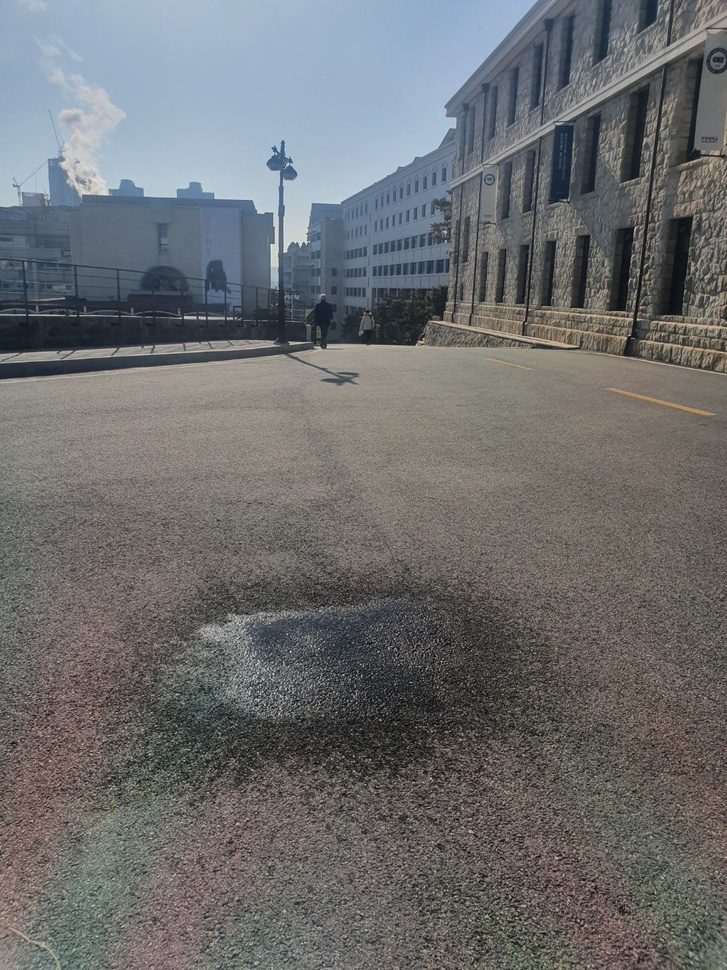
#> input picture Desktop/project-master (1)/project-master/project/polaris filter2/image seed/1.jpg, 727 x 970 px, shrunk from 1080 x 1440 before the run, given in place of the camera
$ python multiple_cam_grayscale_ROI.py
#> lines starting #> are read from the running program, lines starting #| are printed output that depends on the picture; after the words box and inside, x2 and y2 are one past the last pixel; in counts of white or black regions, pixels touching at a corner belong together
# 노트북 내장 웹캠 및 USB 웹캠 사용할 수 있도록 하는 파이썬 코드
# 다중 웹캠 지원
import numpy as np
import cv2

def grayscale(img): # 흑백 이미지로 변환
    return cv2.cvtColor(img, cv2.COLOR_RGB2GRAY)

def hsvscale(img): # HSV 이미지로 변환
    return cv2.cvtColor(img, cv2.COLOR_RGB2HSV)

def canny(img, low_threshold, high_threshold): # Canny 알고리즘
    return cv2.Canny(img, low_threshold, high_threshold)

def gaussian_blur(img, kernel_size): # 가우시안 필터
    return cv2.GaussianBlur(img, (kernel_size, kernel_size), 0)

def vertices(img): # 관심 영역 설정
    imshape = img.shape

    lower_left = [0, imshape[0]]
    lower_right = [imshape[1], imshape[0]]
    higher_left = [imshape[1]/2-imshape[1]/8, 5*imshape[0]/8]
    higher_right = [imshape[1]/2+imshape[1]/8, 5*imshape[0]/8]

    vertices = [np.array([lower_left, lower_right, higher_right, higher_left], dtype = np.int32)]
    return vertices

def yellowRange(hsv_img): # hsv_img 노란색 검출
    lower_yellow = np.array([20, 100, 100], dtype='uint8')
    higher_yellow = np.array([100, 255, 255], dtype='uint8')
    mask_yellow = cv2.inRange(hsv_img, lower_yellow, higher_yellow)
    return mask_yellow

def whiteRange(gray_img): # gray_img 흰색 검출
    mask_white = cv2.inRange(gray_img, 200, 255) # 색을 통한 추출
    return mask_white

def region_of_interest(img, vertices, color3=(255,255,255), color1=255): # ROI 셋팅

    mask = np.zeros_like(img) # mask = img와 같은 크기의 빈 이미지

    if len(img.shape) > 2: # Color 이미지(3채널)라면 :
        color = color3
    else: # 흑백 이미지(1채널)라면 :
        color = color1

    # vertices에 정한 점들로 이뤄진 다각형부분(ROI 설정부분)을 color로 채움
    cv2.fillPoly(mask, vertices, color)

    # 이미지와 color로 채워진 ROI를 합침
    roi_image = cv2.bitwise_and(img, mask)
    return roi_image

video_capture_0 = cv2.VideoCapture(0) #노트북 내장 웹캠
video_capture_1 = cv2.VideoCapture(1) # 외장형 USB 웹캠1
video_capture_2 = cv2.VideoCapture(2) # 외장형 USB 웹캠2

while True:
    ret0, frame0 = video_capture_0.read()
#> frame0 is the input picture: shape (970, 727, 3); mean B, G, R 110.6, 110, 109
    ret1, frame1 = video_capture_1.read()
    ret2, frame2 = video_capture_2.read()

    if(ret0):
        cv2.imshow("CAM0", frame0)

    if(ret1):
        gray_img = grayscale(frame1) # 흑백 이미지로 변환
#> in grayscale, `return cv2.cvtColor(img, cv2.COLOR_RGB2GRAY)`:
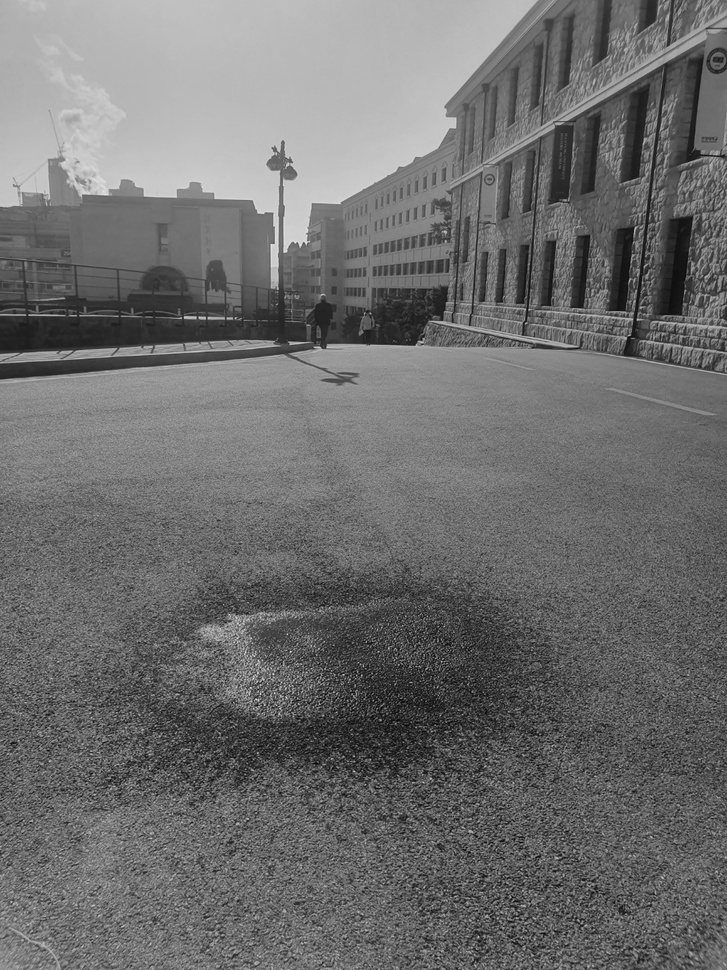
#> returned value: shape (970, 727); min 0, max 237, mean 110.1
        hsv_img = hsvscale(frame1) # hsv 이미지로 변환
#> in hsvscale, `return cv2.cvtColor(img, cv2.COLOR_RGB2HSV)`: returned value: shape (970, 727, 3); mean H, S, V 71.5, 35.8, 118.4

        mask_yellow = yellowRange(hsv_img) # 노란색 검출
#> in yellowRange, `mask_yellow = cv2.inRange(hsv_img, lower_yellow, higher_yellow)`: mask_yellow: shape (970, 727); every value is 0
        mask_white = whiteRange(gray_img) # 흰색 검출
#> in whiteRange, `mask_white = cv2.inRange(gray_img, 200, 255)`:
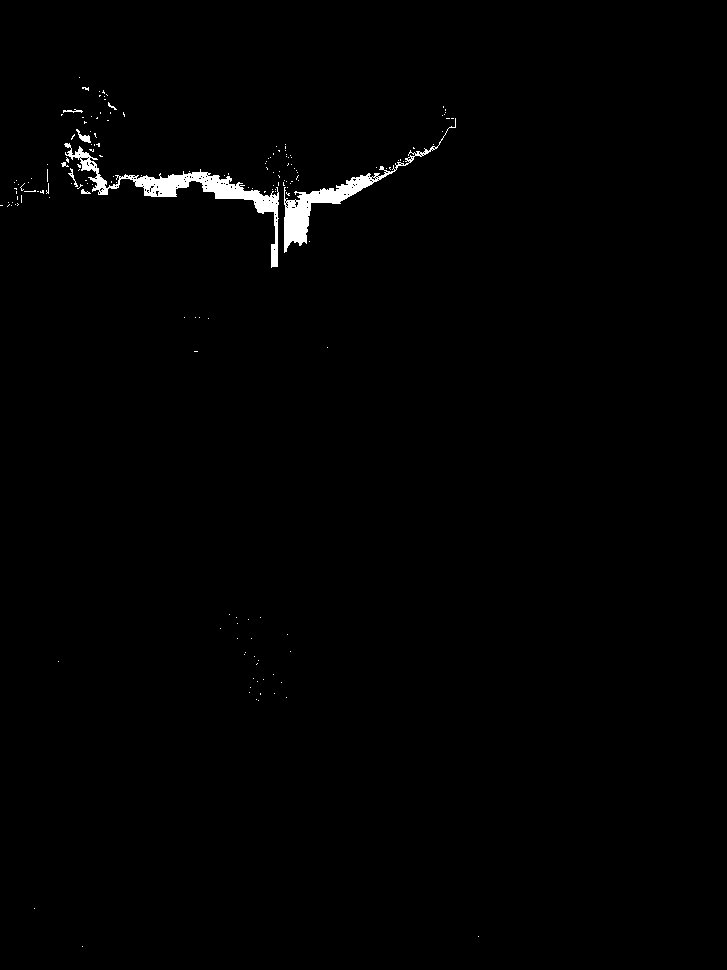
#> mask_white: shape (970, 727); 0.88% white; 167 white regions (159 under 20 px), largest, box (x1, y1, x2, y2) and area: (64, 143, 279, 268) 3222, (284, 118, 456, 253) 2363, (76, 129, 91, 143) 79

        mask_add = cv2.bitwise_or(mask_white, mask_yellow)
        mask_img = cv2.bitwise_and(gray_img, mask_add)
        blur_img = gaussian_blur(mask_img, 3) # Blur 효과
        canny_img = canny(blur_img, 50, 150) # Canny edge 알고리즘
#> in canny, `return cv2.Canny(img, low_threshold, high_threshold)`:
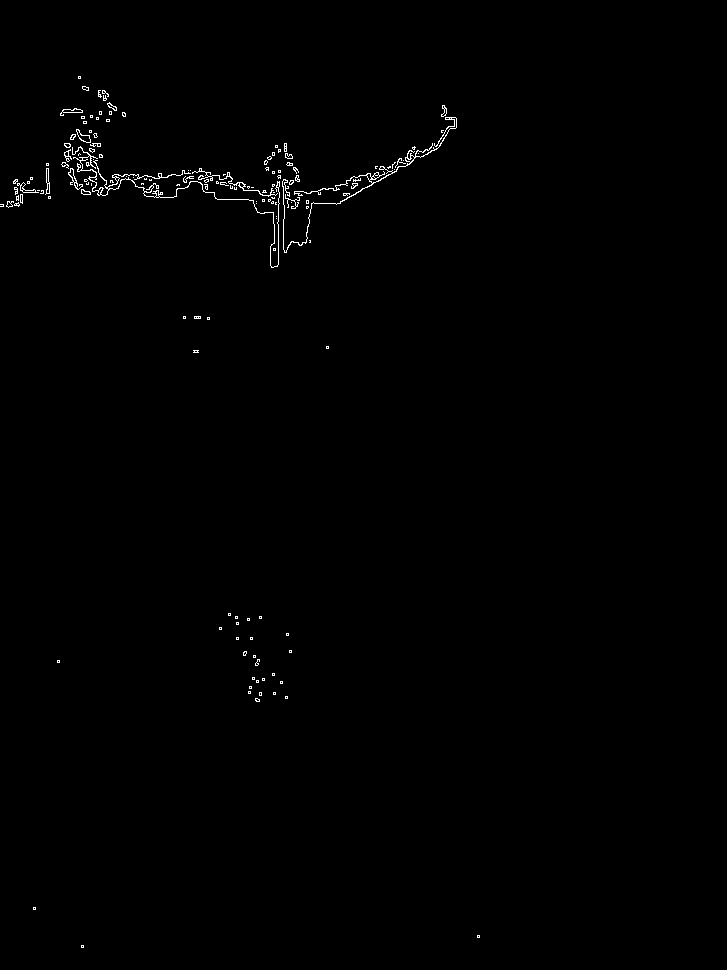
#> returned value: shape (970, 727); 0.52% white in thin lines or dots, all inside (x1, y1, x2, y2) = (0, 76, 480, 948)
        vertice_set = vertices(canny_img) # 관심영역 설정
#> vertice_set = [[[0, 970], [727, 970], [454, 606], [272, 606]]]

        frame1 = region_of_interest(gray_img, vertice_set)
#> in region_of_interest, `cv2.fillPoly(mask, vertices, color)`:
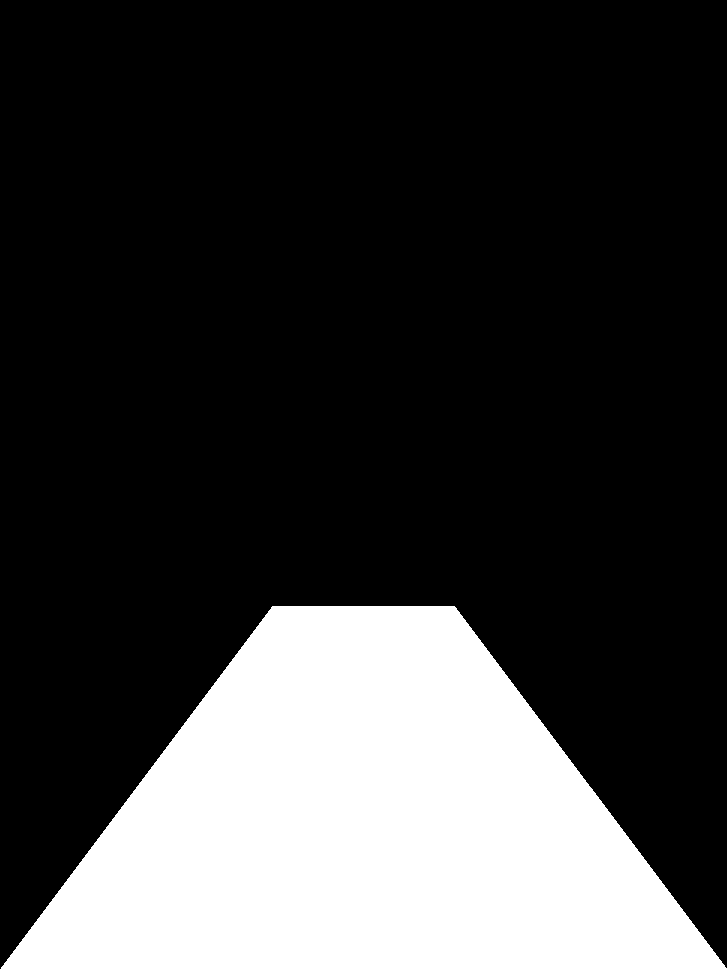
#> mask: shape (970, 727); 23.5% white; 1 white region, box (x1, y1, x2, y2) and area: (0, 606, 727, 970) 165756
#> in region_of_interest, `roi_image = cv2.bitwise_and(img, mask)`:
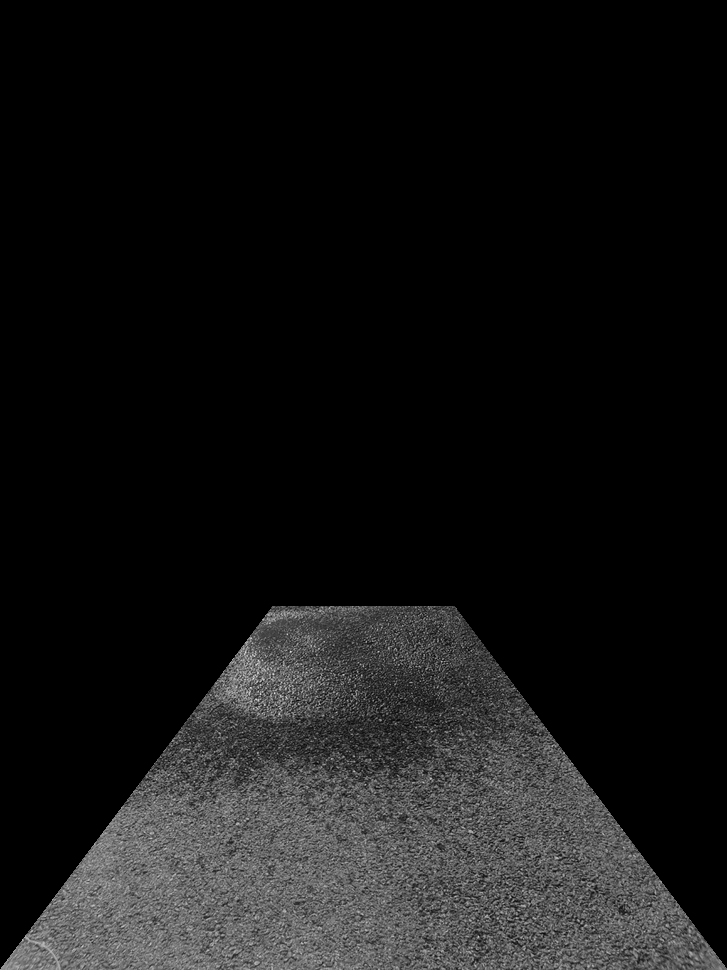
#> roi_image: shape (970, 727); min 0, max 232, mean 21.1
        cv2.imshow("CAM1", frame1)

    if(ret2):
        gray_img = grayscale(frame2) # 흑백 이미지로 변환
        hsv_img = hsvscale(frame2) # hsv 이미지로 변환

        mask_yellow = yellowRange(hsv_img) # 노란색 검출
        mask_white = whiteRange(gray_img) # 흰색 검출

        mask_add = cv2.bitwise_or(mask_white, mask_yellow)
        mask_img = cv2.bitwise_and(gray_img, mask_add)
        blur_img = gaussian_blur(mask_img, 3) # Blur 효과
        canny_img = canny(blur_img, 50, 150) # Canny edge 알고리즘
        vertice_set = vertices(canny_img) # 관심영역 설정

        frame2 = region_of_interest(gray_img, vertice_set)
        cv2.imshow("CAM2", frame2)

    if cv2.waitKey(1) & 0xFF == ord('q'):
#> (key q is pressed here)
        break
    # 사용자가 키보드 q 누르면 Opencv 종료

video_capture_0.release()
video_capture_1.release()
video_capture_2.release()
cv2.destroyAllWindows() # 리소스 반환

$ run again, on Desktop/project-master (1)/project-master/project/polaris filter2/image seed/2.jpg
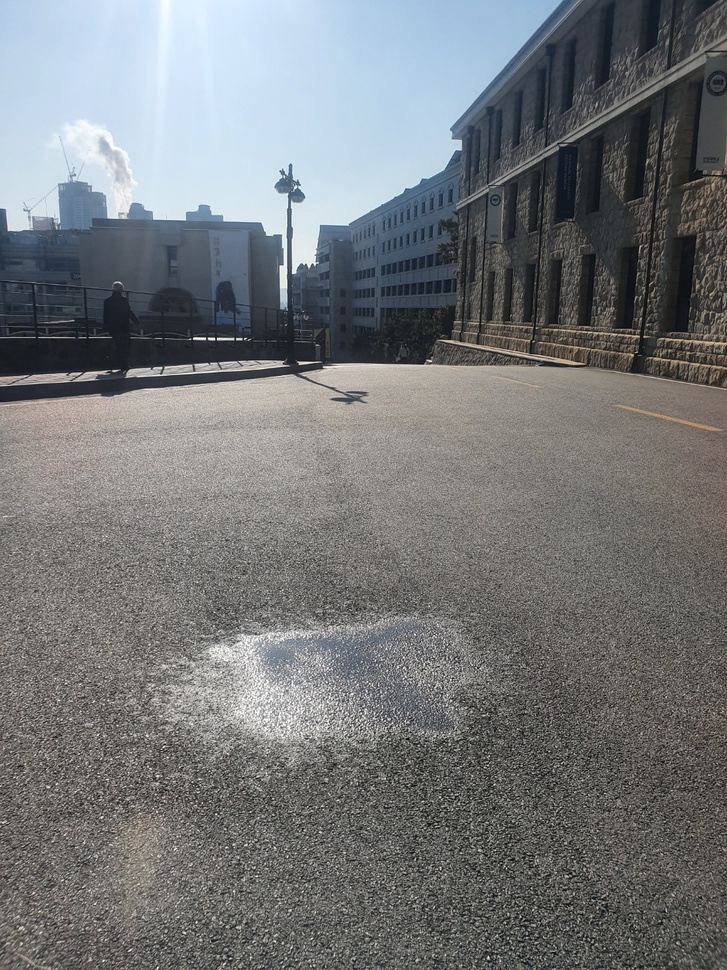
#> input picture Desktop/project-master (1)/project-master/project/polaris filter2/image seed/2.jpg, 727 x 970 px, shrunk from 1080 x 1440 before the run, given in place of the camera
#> frame0 is the input picture: shape (970, 727, 3); mean B, G, R 120.6, 119.1, 116.5
#> mask_yellow: shape (970, 727); every value is 0
#> in whiteRange, `mask_white = cv2.inRange(gray_img, 200, 255)`:
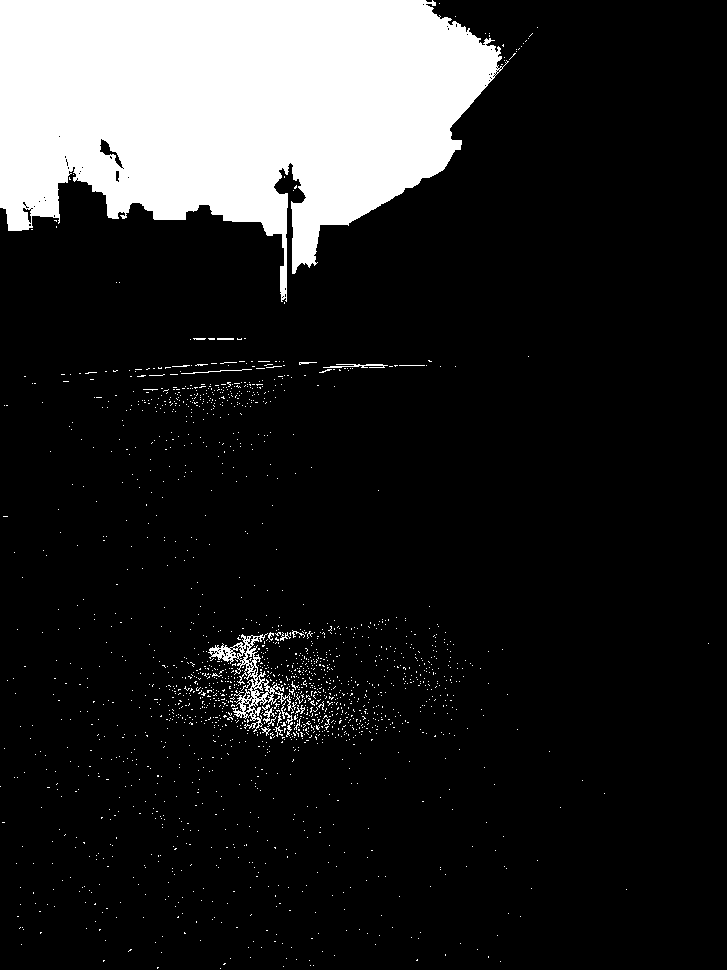
#> mask_white: shape (970, 727); 14.8% white; 1833 white regions (1811 under 20 px), largest, box (x1, y1, x2, y2) and area: (0, 0, 509, 302) 98249, (208, 633, 294, 732) 1690, (323, 364, 388, 368) 147
#> vertice_set = [[[0, 970], [727, 970], [454, 606], [272, 606]]]
#> mask: shape (970, 727); 23.5% white; 1 white region, box (x1, y1, x2, y2) and area: (0, 606, 727, 970) 165756
#> in region_of_interest, `roi_image = cv2.bitwise_and(img, mask)`:
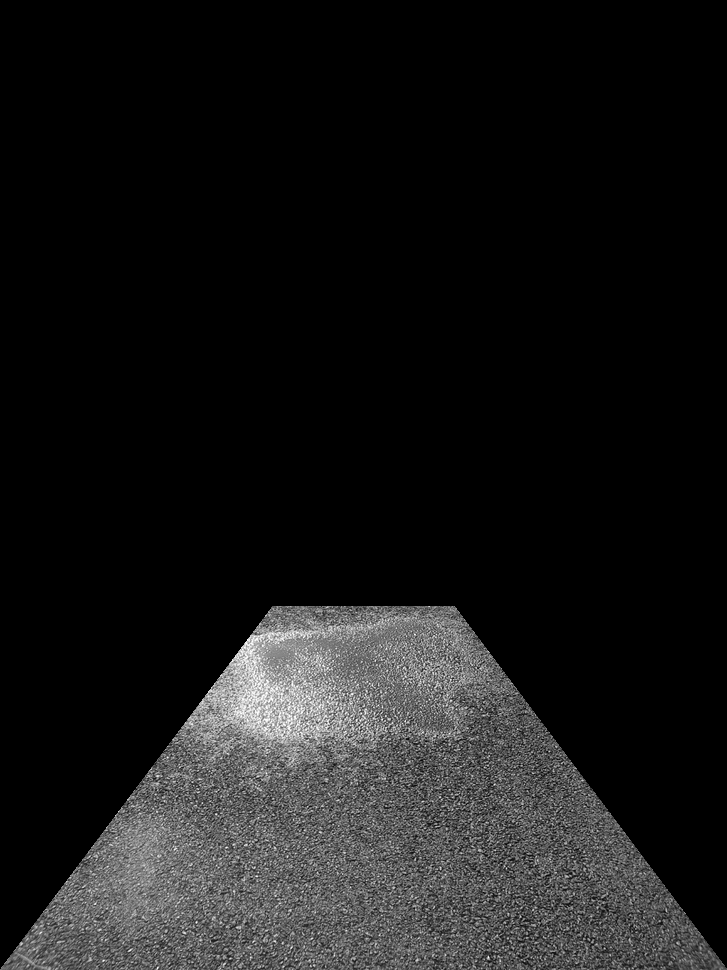
#> roi_image: shape (970, 727); min 0, max 255, mean 24.6
